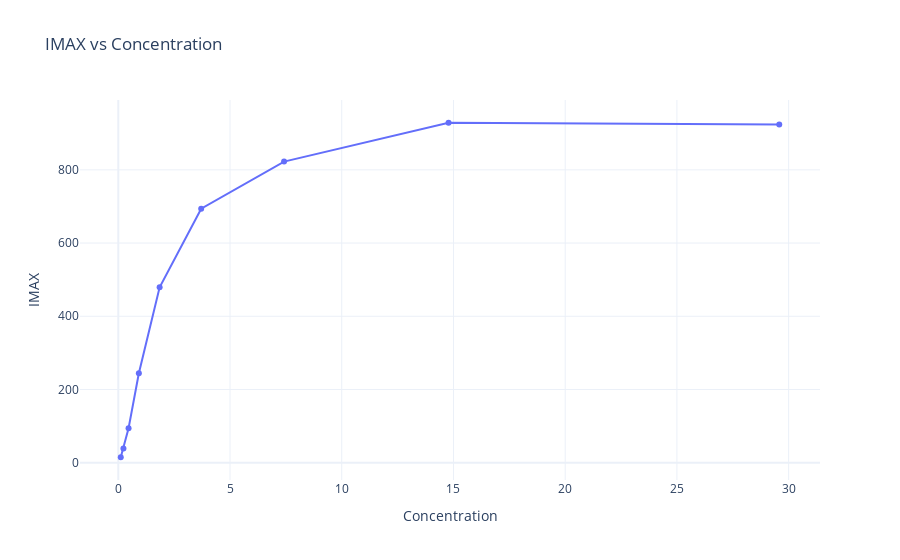

Notebook code cell kept with this figure:
### Code cell
fig = go.Figure()
fig.add_trace(go.Scatter(x=C_f_reale, y=IMAX_values, mode='lines+markers', name='IMAX vs Concentration'))
fig.update_layout(
    title='IMAX vs Concentration',
    xaxis_title='Concentration',
    yaxis_title='IMAX',
    template='plotly_white'
)
fig.show()

### Figure 1 — Plotly figure (JSON) as saved in the notebook; plotly's stock layout.template omitted (floating-point values rounded to 4 significant figures)
{"data": [{"mode": "lines+markers", "name": "IMAX vs Concentration", "type": "scatter", "x": [29.58, 14.78, 7.42, 3.71, 1.85, 0.92, 0.46, 0.23, 0.11, 0], "y": [924.2, 928.7, 822.5, 693.7, 479.0, 244.3, 94.04, 38.75, 14.83]}], "layout": {"autosize": true, "title": {"text": "IMAX vs Concentration"}, "xaxis": {"autorange": true, "range": [-1.875, 31.56], "title": {"text": "Concentration"}, "type": "linear"}, "yaxis": {"autorange": true, "range": [-60.59, 1004.0], "title": {"text": "IMAX"}, "type": "linear"}}}
